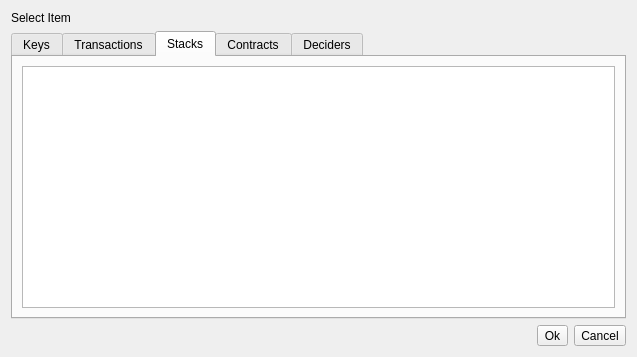
<?xml version="1.0" encoding="UTF-8"?>
<ui version="4.0">
 <class>Dialog</class>
 <widget class="QDialog" name="Dialog">
  <property name="geometry">
   <rect>
    <x>0</x>
    <y>0</y>
    <width>637</width>
    <height>357</height>
   </rect>
  </property>
  <property name="windowTitle">
   <string>Select</string>
  </property>
  <layout class="QVBoxLayout" name="verticalLayout">
   <item>
    <widget class="QLabel" name="label">
     <property name="text">
      <string>Select Item</string>
     </property>
    </widget>
   </item>
   <item>
    <widget class="QTabWidget" name="tabs">
     <property name="currentIndex">
      <number>2</number>
     </property>
     <widget class="QWidget" name="tab">
      <attribute name="title">
       <string>Keys</string>
      </attribute>
      <layout class="QVBoxLayout" name="verticalLayout_3">
       <item>
        <widget class="QListView" name="keyView"/>
       </item>
      </layout>
     </widget>
     <widget class="QWidget" name="tab_2">
      <attribute name="title">
       <string>Transactions</string>
      </attribute>
      <layout class="QVBoxLayout" name="verticalLayout_2">
       <item>
        <widget class="QListView" name="txView"/>
       </item>
      </layout>
     </widget>
     <widget class="QWidget" name="tab_3">
      <attribute name="title">
       <string>Stacks</string>
      </attribute>
      <layout class="QVBoxLayout" name="verticalLayout_4">
       <item>
        <widget class="QListView" name="stackView"/>
       </item>
      </layout>
     </widget>
     <widget class="QWidget" name="tab_4">
      <attribute name="title">
       <string>Contracts</string>
      </attribute>
      <layout class="QVBoxLayout" name="verticalLayout_5">
       <item>
        <widget class="QListView" name="contractView"/>
       </item>
      </layout>
     </widget>
     <widget class="QWidget" name="tab_5">
      <attribute name="title">
       <string>Deciders</string>
      </attribute>
      <layout class="QVBoxLayout" name="verticalLayout_6">
       <item>
        <widget class="QListView" name="deciderView"/>
       </item>
      </layout>
     </widget>
    </widget>
   </item>
   <item>
    <widget class="QWidget" name="widget" native="true">
     <layout class="QHBoxLayout" name="horizontalLayout">
      <property name="leftMargin">
       <number>0</number>
      </property>
      <property name="topMargin">
       <number>0</number>
      </property>
      <property name="rightMargin">
       <number>0</number>
      </property>
      <property name="bottomMargin">
       <number>0</number>
      </property>
      <item>
       <spacer name="horizontalSpacer">
        <property name="orientation">
         <enum>Qt::Horizontal</enum>
        </property>
        <property name="sizeHint" stdset="0">
         <size>
          <width>40</width>
          <height>20</height>
         </size>
        </property>
       </spacer>
      </item>
      <item>
       <widget class="QToolButton" name="oklButton">
        <property name="text">
         <string>Ok</string>
        </property>
        <property name="iconSize">
         <size>
          <width>20</width>
          <height>20</height>
         </size>
        </property>
        <property name="shortcut">
         <string>Return</string>
        </property>
       </widget>
      </item>
      <item>
       <widget class="QToolButton" name="cancelButton">
        <property name="text">
         <string>Cancel</string>
        </property>
        <property name="iconSize">
         <size>
          <width>20</width>
          <height>20</height>
         </size>
        </property>
       </widget>
      </item>
     </layout>
    </widget>
   </item>
  </layout>
 </widget>
 <resources/>
 <connections>
  <connection>
   <sender>oklButton</sender>
   <signal>clicked()</signal>
   <receiver>Dialog</receiver>
   <slot>accept()</slot>
   <hints>
    <hint type="sourcelabel">
     <x>301</x>
     <y>277</y>
    </hint>
    <hint type="destinationlabel">
     <x>199</x>
     <y>149</y>
    </hint>
   </hints>
  </connection>
  <connection>
   <sender>cancelButton</sender>
   <signal>clicked()</signal>
   <receiver>Dialog</receiver>
   <slot>reject()</slot>
   <hints>
    <hint type="sourcelabel">
     <x>360</x>
     <y>277</y>
    </hint>
    <hint type="destinationlabel">
     <x>199</x>
     <y>149</y>
    </hint>
   </hints>
  </connection>
 </connections>
</ui>
